Frame 1 (no input): blank canvas, image omitted
Frame 60 (the mouse pressed at the canvas centre just before this capture): blank canvas, image omitted
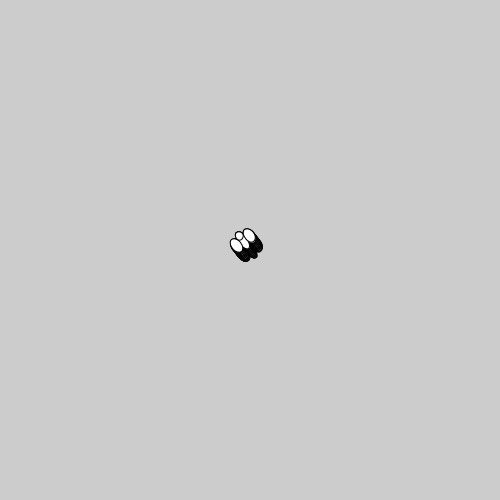
Frame 120 (the mouse held since frame 60 and released just before this capture)

The Processing sketch whose frames 1 and 60 were blank and that drew this single picture after the mouse press (run headless with seeded random() and noise(); from frame 60 on, the mouse is pressed at the canvas centre):

// Processing sketch: sketch_191212b
// ── sketch_191212b.pde
//Her laves der flue listen som er uendelig stor og den bliver ved med at tegne nye fluer 
ArrayList<Flue> flueListe = new ArrayList<Flue>();

void setup(){
  size(500,500);
}

//Denne draw køre 30 gange per sekund. 
//Det forloopet gør er at den kan blive ved med at tegne nye flue og smide dem ind i listen
void draw(){
  clear();
  for(int i=0; i<flueListe.size(); i++){
    Flue f = flueListe.get(i);
    f.tegnFlue();
    f.flyt();
  }
}
//Når du klikker på en knap laves der en ny flue og tilføjer den til listen. 
//hvis du klikker e kommer der en større flue
void keyPressed(){
  
  if (keyPressed){
    if (key == 'e'||key == 'E'){
    
  flueListe.add(new Flue(random(1,2.1)));}
  else{
  flueListe.add(new Flue(1));}
}
}
//Når du klikker på din mus laves der en ny flue og tilføjer den til listen
void mousePressed(){
  flueListe.add(new Flue(mouseX, mouseY,1));
}

/////////////////////////////////////////////////////////
class Flue{
  //Flue variabler
  float positionX,positionY;
  float distanceFlyttet;
  float vinkel = 0; 
  float scale;
  float fart = 0.2;
  Flue(float a){
    positionX  = random(0,height);
    positionY  = random(0,width);
    vinkel     = random(0,2*PI);
    scale = a;
  }
  //
  Flue(float a, float b,float c){
    positionX = a;
    positionY = b;
    vinkel    = random(0,2*PI);
    scale = c;
  }
  //Rykker fluen og skifter dens retning når den rør skærmen
  void flyt(){
    distanceFlyttet = distanceFlyttet + fart;
    println(distanceFlyttet);
    if((cos(vinkel)* (distanceFlyttet*scale) + positionX) > width ||
        (cos(vinkel)*(distanceFlyttet*scale) + positionX) <0)
        {
          fart*=-1;
          //vinkel*=1.1;     
    }
    if ((sin(vinkel)* (distanceFlyttet*scale)+positionY)> height ||
        (sin(vinkel)*(distanceFlyttet*scale) + positionY)<0)
        {
        fart*=-1;
   //   vinkel*=1.1;
        }
  }
 
//Her er blueprintet for fluen, så vi ved hvordan man laver den
  void tegnFlue(){
    pushMatrix();
      translate(positionX,positionY);
      rotate(vinkel);
      translate(distanceFlyttet,0);
      scale(scale);
        ellipse(0,0,20,8);
        ellipse(0,0-8,15,10);
        ellipse(0,0+8,15,10);
        ellipse(0+6,0,8,8);
    popMatrix();
  } 
}
